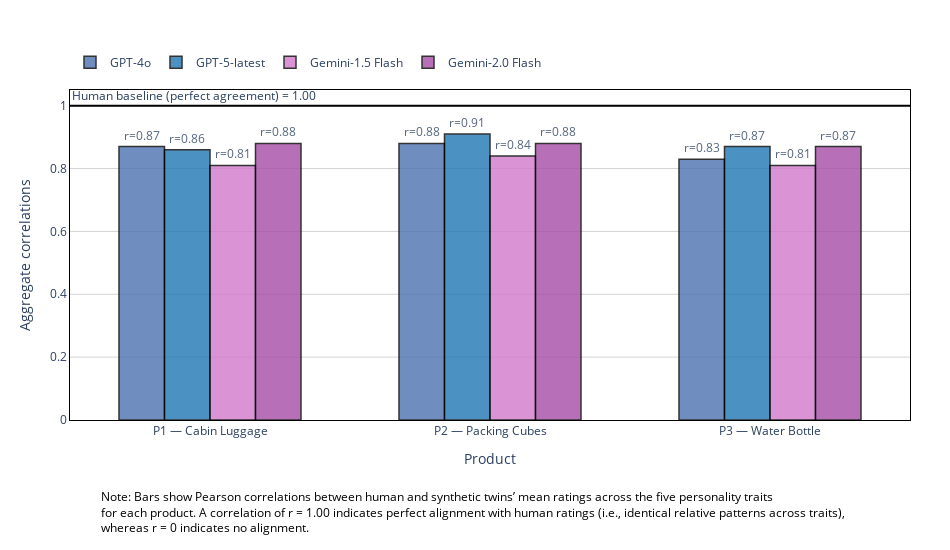

Source (notebook cell):
### Code cell
import plotly.graph_objects as go

PRODUCTS = ["P1 — Cabin Luggage", "P2 — Packing Cubes", "P3 — Water Bottle"]

# GPT
gpt4o_r            = [0.87, 0.88, 0.83]
gpt5_latest_r      = [0.86, 0.91, 0.87]

# Gemini
gemini_1_5_flash_r = [0.81, 0.84, 0.81]
gemini_2_0_flash_r = [0.88, 0.88, 0.87]

human_baseline_top = 1.0  # perfect agreement

fig = go.Figure()

# GPT-4o bars
fig.add_trace(go.Bar(
    x=PRODUCTS,
    y=gpt4o_r,
    name="GPT-4o",
    text=[f"r={v:.2f}" for v in gpt4o_r],
    textposition="outside",
    marker=dict(line=dict(color="black", width=1.5), color="#4C72B0"),
    opacity=0.8,
    textfont=dict(size=12)
))

# GPT-5-latest bars
fig.add_trace(go.Bar(
    x=PRODUCTS,
    y=gpt5_latest_r,
    name="GPT-5-latest",
    text=[f"r={v:.2f}" for v in gpt5_latest_r],
    textposition="outside",
    marker=dict(line=dict(color="black", width=1.5), color="#1F77B4"),
    opacity=0.8,
    textfont=dict(size=12)
))

# Gemini 1.5 Flash bars
fig.add_trace(go.Bar(
    x=PRODUCTS,
    y=gemini_1_5_flash_r,
    name="Gemini-1.5 Flash",
    text=[f"r={v:.2f}" for v in gemini_1_5_flash_r],
    textposition="outside",
    marker=dict(line=dict(color="black", width=1.5), color="#D17ACD"),
    opacity=0.8,
    textfont=dict(size=12)
))

# Gemini 2.0 Flash bars
fig.add_trace(go.Bar(
    x=PRODUCTS,
    y=gemini_2_0_flash_r,
    name="Gemini-2.0 Flash",
    text=[f"r={v:.2f}" for v in gemini_2_0_flash_r],
    textposition="outside",
    marker=dict(line=dict(color="black", width=1.5), color="#A64CA6"),
    opacity=0.8,
    textfont=dict(size=12)
))

# Keep outside texts from being clipped
fig.update_traces(cliponaxis=False)

# Human (perfect) baseline
fig.add_hline(
    y=human_baseline_top,
    line_dash="solid",
    line_color="black",
    annotation_text="Human baseline (perfect agreement) = 1.00",
    annotation_position="top left",
)

# Layout
fig.update_layout(
    xaxis_title="Product",
    yaxis_title="Aggregate correlations",
    yaxis_range=[0, 1.05],
    bargap=0.35,
    barmode="group",
    plot_bgcolor="white",
    paper_bgcolor="white",
    xaxis=dict(showline=True, linewidth=1, linecolor="black", mirror=True),
    yaxis=dict(showline=True, linewidth=1, linecolor="black", mirror=True, gridcolor="lightgrey"),
    height=550,
    width=950,
    margin=dict(l=70, r=40, t=90, b=130),
    legend=dict(orientation="h", yanchor="bottom", y=1.04, xanchor="left", x=0)
)

# Footnote — tailored for correlations
fig.add_annotation(
    text=(
        "Note: Bars show Pearson correlations between human and synthetic twins’ mean ratings across the five personality traits <br>"
        "for each product. A correlation of r = 1.00 indicates perfect alignment with human ratings (i.e., identical relative patterns across traits),<br>"
        "whereas r = 0 indicates no alignment."
    ),
    xref="paper", yref="paper",
    x=0.48, y=-0.20,
    showarrow=False,
    font=dict(size=12, color="black"),
    align="left",
    xanchor="center",
    yanchor="top"
)

fig.show()

### Figure 1 — Plotly figure (JSON) as saved in the notebook; plotly's stock layout.template omitted (floating-point values rounded to 4 significant figures)
{"data": [{"cliponaxis": false, "marker": {"color": "#4C72B0", "line": {"color": "black", "width": 1.5}}, "name": "GPT-4o", "opacity": 0.8, "text": ["r=0.87", "r=0.88", "r=0.83"], "textfont": {"size": 12}, "textposition": "outside", "type": "bar", "x": ["P1 — Cabin Luggage", "P2 — Packing Cubes", "P3 — Water Bottle"], "y": [0.87, 0.88, 0.83]}, {"cliponaxis": false, "marker": {"color": "#1F77B4", "line": {"color": "black", "width": 1.5}}, "name": "GPT-5-latest", "opacity": 0.8, "text": ["r=0.86", "r=0.91", "r=0.87"], "textfont": {"size": 12}, "textposition": "outside", "type": "bar", "x": ["P1 — Cabin Luggage", "P2 — Packing Cubes", "P3 — Water Bottle"], "y": [0.86, 0.91, 0.87]}, {"cliponaxis": false, "marker": {"color": "#D17ACD", "line": {"color": "black", "width": 1.5}}, "name": "Gemini-1.5 Flash", "opacity": 0.8, "text": ["r=0.81", "r=0.84", "r=0.81"], "textfont": {"size": 12}, "textposition": "outside", "type": "bar", "x": ["P1 — Cabin Luggage", "P2 — Packing Cubes", "P3 — Water Bottle"], "y": [0.81, 0.84, 0.81]}, {"cliponaxis": false, "marker": {"color": "#A64CA6", "line": {"color": "black", "width": 1.5}}, "name": "Gemini-2.0 Flash", "opacity": 0.8, "text": ["r=0.88", "r=0.88", "r=0.87"], "textfont": {"size": 12}, "textposition": "outside", "type": "bar", "x": ["P1 — Cabin Luggage", "P2 — Packing Cubes", "P3 — Water Bottle"], "y": [0.88, 0.88, 0.87]}], "layout": {"annotations": [{"showarrow": false, "text": "Human baseline (perfect agreement) = 1.00", "x": 0, "xanchor": "left", "xref": "x domain", "y": 1, "yanchor": "bottom", "yref": "y"}, {"align": "left", "font": {"color": "black", "size": 12}, "showarrow": false, "text": "Note: Bars show Pearson correlations between human and synthetic twins’ mean ratings across the five personality traits <br>for each product. A correlation of r = 1.00 indicates perfect alignment with human ratings (i.e., identical relative patterns across traits),<br>whereas r = 0 indicates no alignment.", "x": 0.48, "xanchor": "center", "xref": "paper", "y": -0.2, "yanchor": "top", "yref": "paper"}], "bargap": 0.35, "barmode": "group", "height": 550, "legend": {"orientation": "h", "x": 0, "xanchor": "left", "y": 1.04, "yanchor": "bottom"}, "margin": {"b": 130, "l": 70, "r": 40, "t": 90}, "paper_bgcolor": "white", "plot_bgcolor": "white", "shapes": [{"line": {"color": "black", "dash": "solid"}, "type": "line", "x0": 0, "x1": 1, "xref": "x domain", "y0": 1, "y1": 1, "yref": "y"}], "width": 950, "xaxis": {"linecolor": "black", "linewidth": 1, "mirror": true, "showline": true, "title": {"text": "Product"}}, "yaxis": {"gridcolor": "lightgrey", "linecolor": "black", "linewidth": 1, "mirror": true, "range": [0, 1.05], "showline": true, "title": {"text": "Aggregate correlations"}}}}
